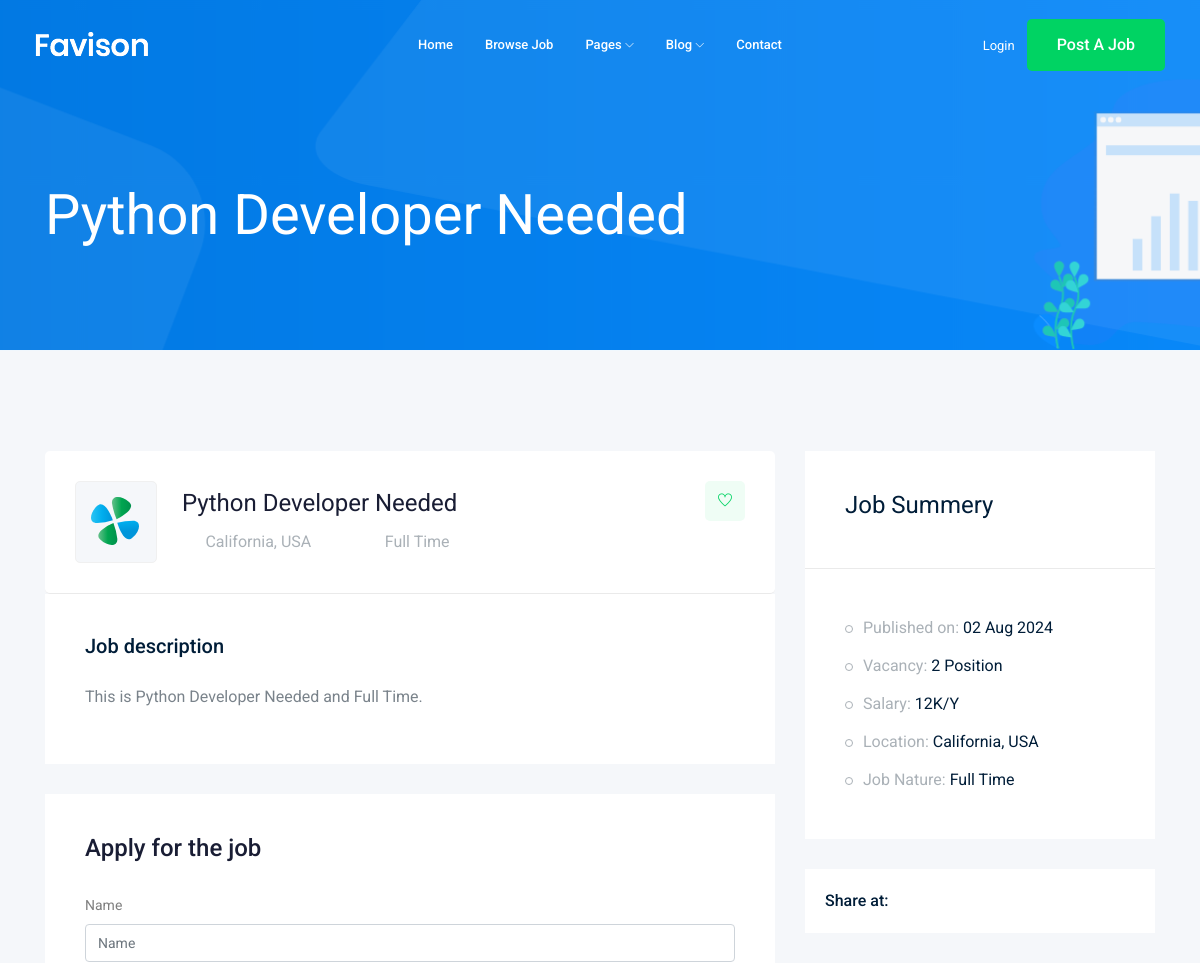
The page /jobs/python-developer-needed (upper part) on the database as committed earlier.
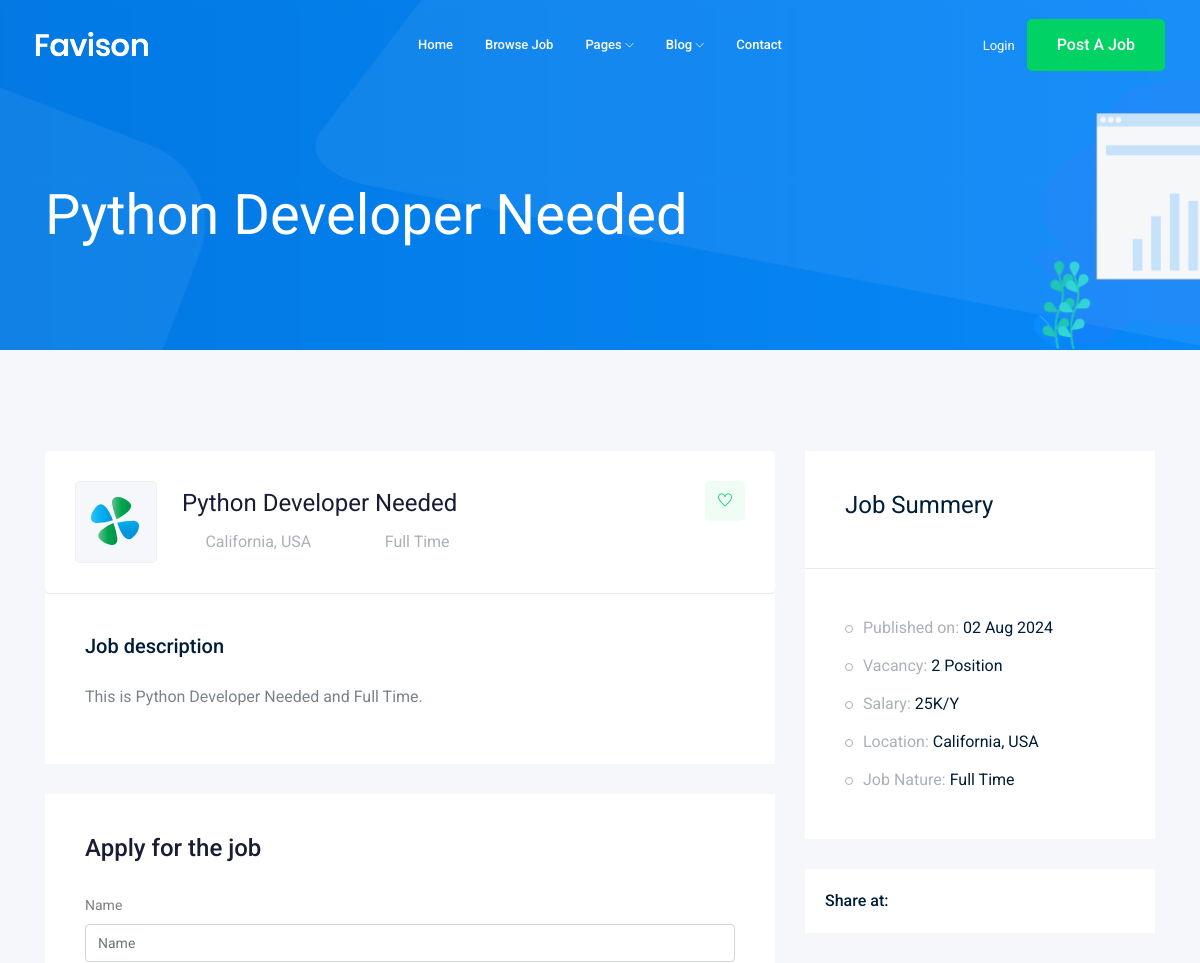
The same page on the database as committed later.
### job/models.py (models this page shows, shortened)
class Job(models.Model):
    like=models.ManyToManyField(User,blank=True)
    owner=models.ForeignKey(User, related_name=("Job_Owner"), on_delete=models.CASCADE)
    title=models.CharField(max_length=100)
    job_type=models.CharField(max_length=15,choices=JOB_TYPE)
    description=models.TextField(max_length=1000)
    published_at=models.DateTimeField(auto_now_add=True)
    vacancy=models.IntegerField(default=1)
    salary=models.IntegerField(default=0)
    experience=models.IntegerField(default=1)
    image = models.ImageField(upload_to=image_upload)
    category=models.ForeignKey('Category',on_delete=models.CASCADE)
    slug= models.SlugField(blank=True,null=True)\

### job/views.py (the view)
# urls.py: path('<str:slug>',views.job_details,name='job_details'),
def job_details(request,slug):
    job_detail=Job.objects.get(slug=slug)
    if request.method=='POST':
        form=ApplyForm(request.POST,request.FILES)
        if form.is_valid:
            myform=form.save(commit=False)
            myform.job=job_detail
            myform.save()
    else:
        form=ApplyForm
    context={"job":job_detail,'form':form}
    return render(request, 'job/job_detail.html',context)

### job/templates/job/job_detail.html (shortened to what the changed rows need)
{% extends 'base.html' %}
{% load django_bootstrap5 %}
{% block body %}
    <div class="bradcam_area bradcam_bg_1">
        <div class="container">
            <div class="row">
                <div class="col-xl-12">
                    <div class="bradcam_text">
                        <h3>{{job.title}}</h3>
                    </div>
                </div>
            </div>
        </div>
    </div>
    <div class="job_details_area">
        <div class="container">
            <div class="row">
                <div class="col-lg-8">
                    <div class="job_details_header">
                        <div class="single_jobs white-bg d-flex justify-content-between">
                            <div class="jobs_left d-flex align-items-center">
                                <div class="jobs_conetent">
                                    <a href="#"><h4>{{job.title}}</h4></a>
                                    <div class="links_locat d-flex align-items-center">
                                        <div class="location">
                                            <p> <i class="fa fa-clock-o"></i> {{job.job_type}}</p>
                                        </div>
                                    </div>
                                </div>
                            </div>
                        </div>
                    </div>
                    <div class="descript_wrap white-bg">
                        <div class="single_wrap">
                            <h4>Job description</h4>
                            <p>{{job.description}}.</p>
                        </div>
                    </div>
                </div>
                <div class="col-lg-4">
                    <div class="job_sumary">
                        <div class="job_content">
                            <ul>
                                <li>Published on: <span>{{job.published_at|date:'d M o'}}</span></li>
                                <li>Vacancy: <span>{{job.vacancy}} Position</span></li>
                                <li>Salary: <span>{{job.salary}}K/Y</span></li>
                                <li>Job Nature: <span> {{job.job_type}}</span></li>
                            </ul>
                        </div>
                    </div>
                </div>
            </div>
        </div>
    </div>
 {% endblock %}

Rows that differ between the two databases and show on the page:
changed Job "Python Developer Needed": salary "12" → "25"
